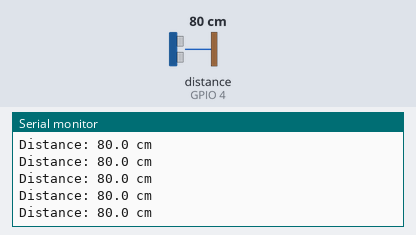
Recording of a sketch running on a simulated ESP32. Shown: the last lines printed to the serial monitor. Wiring (inferred from the names in the program): ultrasonic range finder: trigger GPIO 5; echo GPIO 4. Inputs (shaded band) come from the test bench; at power-on: distance to the obstacle (sensor on GPIO 4) 80 cm. The echo pulse lasts 58.3 µs per cm.

Above: at 1.2 s.
1.3 s: distance to the obstacle (sensor on GPIO 4) set to 2 cm
At 1.72 s:
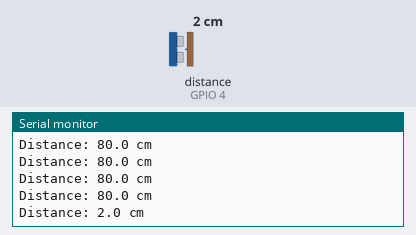
2.8 s: distance to the obstacle (sensor on GPIO 4) set to 4 cm
At 2.97 s:
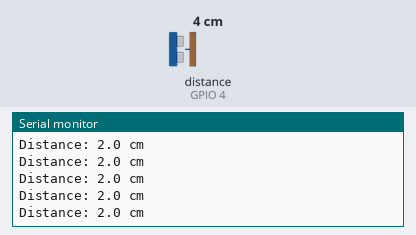
Timing chart, 0 to 5.8 s (numbered marks = the images above; inputs shaded):
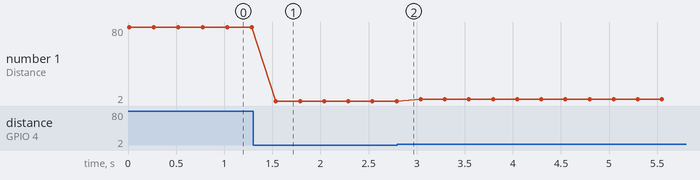

Measured:
- after the input at 1.3 s, the serial monitor: prints a new line after 0.24 s (image 1)
- plotted number 1: 80 → 2 after the input at 1.3 s

The sketch:

stage4_ultrasonic_test.ino
```cpp
// ============================================================
// STAGE 4 — ULTRASONIC RANGING TEST (HC-SR04)
// Bot 1 | ESP32
// ============================================================
// HOW TO USE:
//   1. Ensure HC-SR04 is wired:
//        VCC  → 5V (VIN if powered by USB)
//        GND  → GND
//        TRIG → GPIO 5
//        ECHO → GPIO 4 (MUST use 1k/2k voltage divider to protect ESP32!)
//   2. Upload and open Serial Monitor at 115200 baud.
//   3. Put your hand in front of the sensor to test distances.
// ============================================================

#define TRIG_PIN  5
#define ECHO_PIN  4

// Speed of sound = 343 m/s = 0.0343 cm/us
const float SOUND_SPEED = 0.0343f;

void setup() {
  Serial.begin(115200);

  pinMode(TRIG_PIN, OUTPUT);
  pinMode(ECHO_PIN, INPUT);

  digitalWrite(TRIG_PIN, LOW);

  Serial.println("\n=============================================");
  Serial.println("  STAGE 4 — ULTRASONIC TEST");
  Serial.println("=============================================");
}

void loop() {
  // 1. Send 10 microsecond pulse to TRIG
  digitalWrite(TRIG_PIN, LOW);
  delayMicroseconds(2);
  digitalWrite(TRIG_PIN, HIGH);
  delayMicroseconds(10);
  digitalWrite(TRIG_PIN, LOW);

  // 2. Measure ECHO pulse duration (timeout after 25ms, ~400cm max range)
  long duration = pulseIn(ECHO_PIN, HIGH, 25000);

  if (duration == 0) {
    Serial.println("Obstacle > 400cm or Sensor Disconnected");
  } else {
    // 3. Calculate distance (divide by 2 for round trip)
    float distanceCm = (duration * SOUND_SPEED) / 2.0;

    Serial.print("Distance: ");
    Serial.print(distanceCm, 1);
    Serial.println(" cm");
  }

  // Read 4 times a second
  delay(250);
}
```
